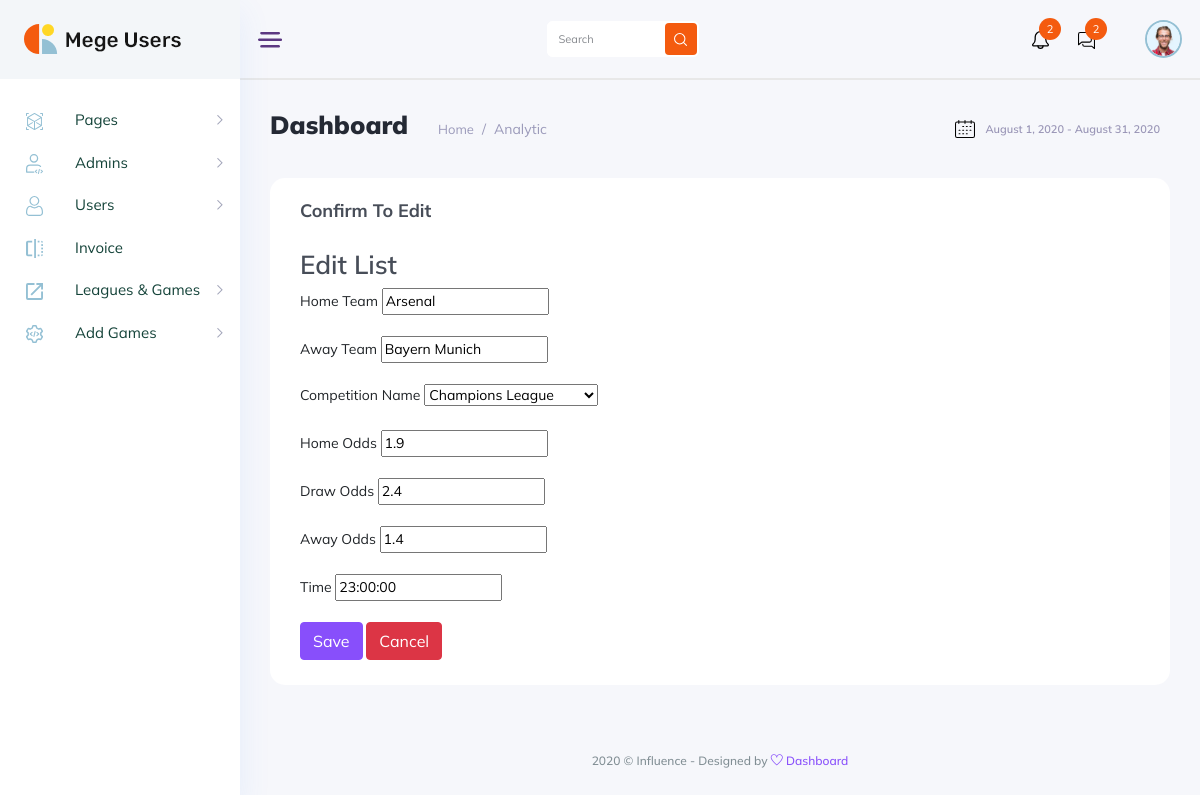
Page /editNextToGo/3/ on the committed database.
### Admin/models.py (models this page shows, shortened)
class NextToGo(models.Model):
    home_team = models.CharField(max_length=50)
    away_team = models.CharField(max_length=50)
    comp_name = models.ForeignKey(League, on_delete=models.CASCADE, null=True, blank=False)
    odd_home = models.FloatField(null=True, blank=False)
    odd_draw = models.FloatField(null=True, blank=False)
    odd_away = models.FloatField(null=True, blank=False)
    time = models.TimeField(null=True, blank=False)

### Admin/views.py (the view, shortened to what this page needs)
# urls.py: path('editNextToGo/<int:id>/', views.editNextToGo, name='editNextToGo'),
def editNextToGo(request, id):
    editnexttogo = get_object_or_404(NextToGo, id=id)
    if request.method == 'GET':
        context = {'form': createNextToGo(instance=editnexttogo), 'id': id}
        return render(request,'edit_next_to_go.html',context)

### Admin/forms.py (shortened to what this page needs)
class createNextToGo(forms.ModelForm):
    class Meta:
        model = NextToGo
        fields = '__all__'

### Admin/models.py (called while the page is built)
    def __str__(self) -> str:
        return self.league_name

### Admin/templates/edit_next_to_go.html (shortened to what this page needs)
{% load static %}
<!DOCTYPE html>
<html lang="zxx">
  {% include 'includes/head1.html' %}
  <body class="crm_body_bg">
    {% include 'includes/nav.html' %}
    <section class="main_content dashboard_part large_header_bg">
      {% include 'includes/content.html' %}
      <div class="main_content_iner overly_inner">
        <div class="container-fluid p-0">
          <div class="row">
            <div class="col-12">
              <div
                class="page_title_box d-flex flex-wrap align-items-center justify-content-between"
              >
                <div class="page_title_left d-flex align-items-center">
                  <h3 class="f_s_25 f_w_700 dark_text mr_30">Dashboard</h3>
                  <ol class="breadcrumb page_bradcam mb-0">
                    <li class="breadcrumb-item">
                      <a href="javascript:void(0);">Home</a>
                    </li>
                    <li class="breadcrumb-item active">Analytic</li>
                  </ol>
                </div>
                <div class="page_title_right">
                  <div class="page_date_button d-flex align-items-center">
                    <img src="{% static 'img/icon/calender_icon.svg' %}" alt />
                    August 1, 2020 - August 31, 2020
                  </div>
                </div>
              </div>
            </div>
          </div>
          <div class="row">
            <div class="col-12">
              <div class="white_card card_height_100 mb_30">
                <div class="white_card_header">
                  <div class="box_header m-0">
                    <div class="main-title">
                      <h3 class="m-0">Confirm To Edit</h3>
                    </div>
                  </div>
                </div>
                <div class="white_card_body">
            <h3>{% if id %} Edit {% else %} New {% endif %} List</h3>
            <form method="POST" >
                <div class="mb-3">
                    <label for="{{ form.home_team.id_for_label }}" class="form-label">Home Team</label>
                    {{ form.home_team }}
                </div>
                <div class="mb-3">
                    <label for="{{ form.away_team.id_for_label }}" class="form-label">Away Team</label>
                    {{ form.away_team }}
                </div>
                <div class="mb-3">
                    <label for="{{ form.comp_name.id_for_label }}" class="form-label">Competition Name</label>
                    {{ form.comp_name }}
                </div>
                <div class="mb-3">
                    <label for="{{ form.odd_home.id_for_label }}" class="form-label">Home Odds</label>
                    {{ form.odd_home }}
                </div>
                <div class="mb-3">
                    <label for="{{ form.odd_draw.id_for_label }}" class="form-label">Draw Odds</label>
                    {{ form.odd_draw }}
                </div>
                <div class="mb-3">
                    <label for="{{ form.odd_away.id_for_label }}" class="form-label">Away Odds</label>
                    {{ form.odd_away }}
                </div>
                <div class="mb-3">
                    <label for="{{ form.time.id_for_label }}" class="form-label">Time</label>
                    {{ form.time }}
                </div>
                <input type="submit" class="btn btn-primary" value="Save">
                <button type="submit" class="btn btn-danger"><a href="{% url 'nextToGoList' %}" style="color: white;">Cancel</a></button>
            </form>
                </div>
              </div>
            </div>
          </div>
        </div>
      </div>
      <div class="footer_part">
        <div class="container-fluid">
          <div class="row">
            <div class="col-lg-12">
              <div class="footer_iner text-center">
                <p>
                  2020 © Influence - Designed by
                  <a href="#"> <i class="ti-heart"></i> </a
                  ><a href="#"> Dashboard</a>
                </p>
              </div>
            </div>
          </div>
        </div>
      </div>
    </section>
  </body>
</html>

### rows in the picture
NextToGo: home_team "Arsenal", away_team "Bayern Munich", comp_name "Champions League", odd_home "1.9", odd_draw "2.4", odd_away "1.4", time "23:00:00"
